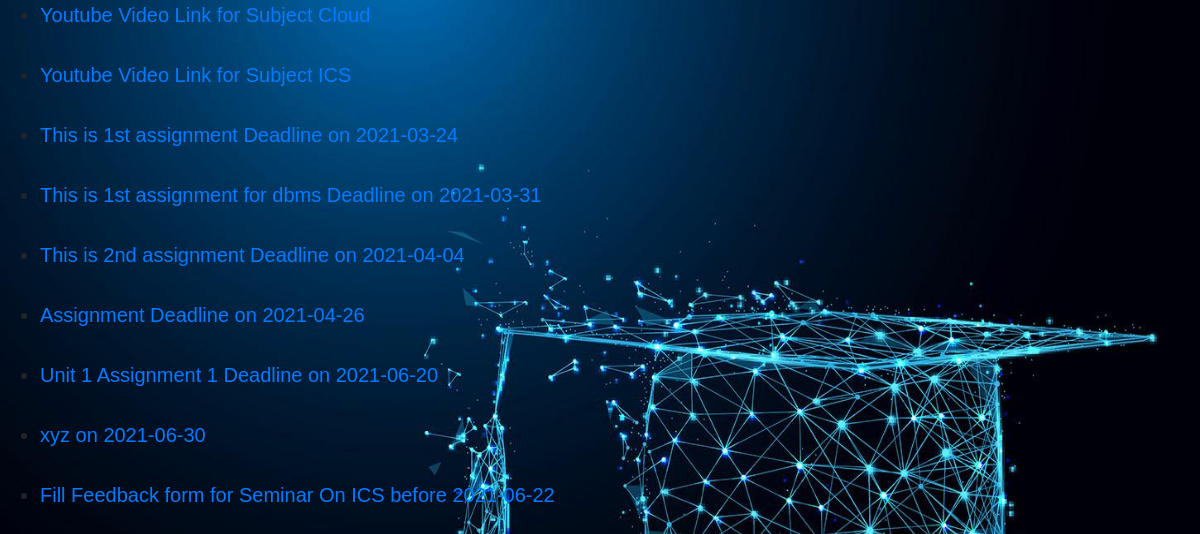
Screenshot of /Announcement.php with the database file from the repository.
### tables this page shows
CREATE TABLE `youtube_videos` (
  `id` int(11) NOT NULL,
  `videolink` varchar(200) NOT NULL,
  `unit` varchar(10) NOT NULL,
  `subject` varchar(50) NOT NULL
);

CREATE TABLE `assignment` (
  `Assignment_No` int(11) NOT NULL,
  `Description` varchar(500) NOT NULL,
  `Subject_Name` varchar(50) NOT NULL,
  `Unit` int(11) NOT NULL,
  `Teacher_ID` int(11) NOT NULL,
  `Assignment_Deadline` date NOT NULL,
  `Assignment_Given_On` date NOT NULL,
  `filename` varchar(100) NOT NULL
);

CREATE TABLE `seminar` (
  `seminar_id` int(11) NOT NULL,
  `title` varchar(500) NOT NULL,
  `notice` varchar(500) DEFAULT NULL,
  `seminar_date` date NOT NULL
);

CREATE TABLE `feedback` (
  `feedback_Id` int(11) NOT NULL,
  `title` varchar(500) NOT NULL,
  `link` varchar(100) NOT NULL,
  `feedback_date` date NOT NULL
);

### Announcement.php (the view, shortened to what this page needs)
<?php include 'links.php' ?>
  <?php include 'connection.php'; ?>
<?php
    $currenttime=date('Y-m-d');
    $query = "SELECT * FROM assignment WHERE Assignment_Deadline <= '".$currenttime."'";
    $query1 = "SELECT * FROM seminar WHERE seminar_date > '".$currenttime."'";
    $query2 = "SELECT * FROM feedback WHERE feedback_date > '".$currenttime."'";
    $query3 = "SELECT * FROM youtube_videos";
    $ass=mysqli_query($conn,$query);
    $sem=mysqli_query($conn,$query1);
    $feed=mysqli_query($conn,$query2);
    $vlink=mysqli_query($conn,$query3);
    echo '<marquee height="150px" direction = "up" onmouseover="this.stop();" onmouseout="this.start();"><ul>';
    while( $row3 =mysqli_fetch_assoc($vlink)){
        echo '<li><a href="'.$row3['videolink'].'"> Youtube Video Link for Subject '.$row3['subject'].' </a></li><br>';
    }
    while($row=mysqli_fetch_assoc($ass)){
        echo '<li><a href="">'.$row['Description'].'     Deadline on '.$row['Assignment_Deadline'].'</a></li><br>';
    }
    while( $row1 =mysqli_fetch_assoc($sem)){
            echo '<li><a href="'.$row1['notice'].'">'.$row1['title'].'  on '.$row1['seminar_date'].'</a></li><br>';
    }
    while( $row2 =mysqli_fetch_assoc($feed)){
        echo '<li><a href="'.$row2['link'].'"> Fill Feedback form for '.$row2['title'].'  before '.$row2['feedback_date'].'</a></li><br>';
    }
    echo '</ul></marquee>';
?>

### rows the page displays
youtube_videos: subject "Cloud"
youtube_videos: subject "ICS"
assignment: Description "This is 1st assignment", Assignment_Deadline "2021-03-24"
assignment: Description "This is 1st assignment for dbms", Assignment_Deadline "2021-03-31"
assignment: Description "This is 2nd assignment", Assignment_Deadline "2021-04-04"
assignment: Description "Assignment", Assignment_Deadline "2021-04-26"
assignment: Description "Unit 1 Assignment 1", Assignment_Deadline "2021-06-20"
seminar: title "xyz", seminar_date "2021-06-30"
feedback: title "Seminar On ICS", feedback_date "2021-06-22"
